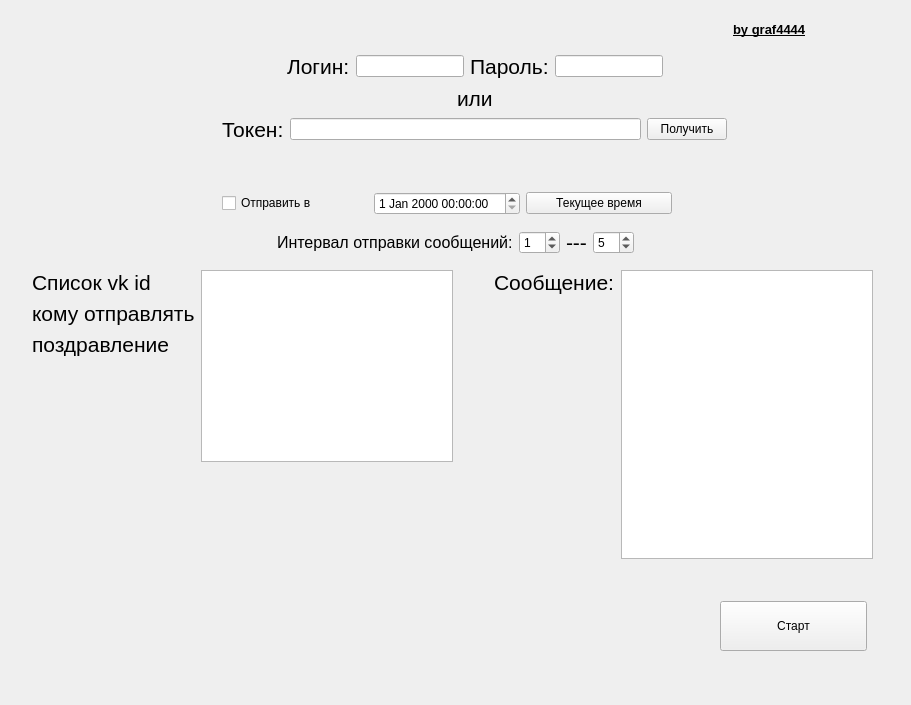
<?xml version="1.0" encoding="UTF-8"?>
<ui version="4.0">
 <class>Form</class>
 <widget class="QWidget" name="Form">
  <property name="geometry">
   <rect>
    <x>0</x>
    <y>0</y>
    <width>911</width>
    <height>705</height>
   </rect>
  </property>
  <property name="windowTitle">
   <string>Form</string>
  </property>
  <layout class="QGridLayout" name="gridLayout_9">
   <item row="0" column="4">
    <spacer name="verticalSpacer_6">
     <property name="orientation">
      <enum>Qt::Vertical</enum>
     </property>
     <property name="sizeHint" stdset="0">
      <size>
       <width>20</width>
       <height>32</height>
      </size>
     </property>
    </spacer>
   </item>
   <item row="1" column="1">
    <spacer name="horizontalSpacer_9">
     <property name="orientation">
      <enum>Qt::Horizontal</enum>
     </property>
     <property name="sizeHint" stdset="0">
      <size>
       <width>119</width>
       <height>20</height>
      </size>
     </property>
    </spacer>
   </item>
   <item row="1" column="2" rowspan="2" colspan="5">
    <layout class="QGridLayout" name="gridLayout_5">
     <item row="3" column="1">
      <spacer name="horizontalSpacer_7">
       <property name="orientation">
        <enum>Qt::Horizontal</enum>
       </property>
       <property name="sizeHint" stdset="0">
        <size>
         <width>40</width>
         <height>20</height>
        </size>
       </property>
      </spacer>
     </item>
     <item row="3" column="3">
      <spacer name="verticalSpacer_2">
       <property name="orientation">
        <enum>Qt::Vertical</enum>
       </property>
       <property name="sizeHint" stdset="0">
        <size>
         <width>20</width>
         <height>40</height>
        </size>
       </property>
      </spacer>
     </item>
     <item row="2" column="6">
      <spacer name="horizontalSpacer_6">
       <property name="orientation">
        <enum>Qt::Horizontal</enum>
       </property>
       <property name="sizeHint" stdset="0">
        <size>
         <width>40</width>
         <height>20</height>
        </size>
       </property>
      </spacer>
     </item>
     <item row="3" column="5" colspan="2">
      <spacer name="horizontalSpacer_8">
       <property name="orientation">
        <enum>Qt::Horizontal</enum>
       </property>
       <property name="sizeHint" stdset="0">
        <size>
         <width>40</width>
         <height>20</height>
        </size>
       </property>
      </spacer>
     </item>
     <item row="2" column="0">
      <spacer name="horizontalSpacer_5">
       <property name="orientation">
        <enum>Qt::Horizontal</enum>
       </property>
       <property name="sizeHint" stdset="0">
        <size>
         <width>40</width>
         <height>20</height>
        </size>
       </property>
      </spacer>
     </item>
     <item row="0" column="1" colspan="6">
      <layout class="QGridLayout" name="gridLayout_4">
       <item row="0" column="0" rowspan="2">
        <spacer name="horizontalSpacer_3">
         <property name="orientation">
          <enum>Qt::Horizontal</enum>
         </property>
         <property name="sizeHint" stdset="0">
          <size>
           <width>40</width>
           <height>20</height>
          </size>
         </property>
        </spacer>
       </item>
       <item row="0" column="1" colspan="3">
        <layout class="QGridLayout" name="gridLayout_3">
         <item row="0" column="0">
          <layout class="QHBoxLayout" name="horizontalLayout_2">
           <item>
            <widget class="QLabel" name="label_10">
             <property name="font">
              <font>
               <pointsize>16</pointsize>
              </font>
             </property>
             <property name="text">
              <string>Логин:</string>
             </property>
            </widget>
           </item>
           <item>
            <widget class="QLineEdit" name="lineEdit"/>
           </item>
          </layout>
         </item>
         <item row="0" column="1">
          <layout class="QHBoxLayout" name="horizontalLayout_4">
           <item>
            <widget class="QLabel" name="label_11">
             <property name="font">
              <font>
               <pointsize>16</pointsize>
              </font>
             </property>
             <property name="text">
              <string>Пароль:</string>
             </property>
            </widget>
           </item>
           <item>
            <widget class="QLineEdit" name="lineEdit_2"/>
           </item>
          </layout>
         </item>
        </layout>
       </item>
       <item row="0" column="4">
        <spacer name="horizontalSpacer_4">
         <property name="orientation">
          <enum>Qt::Horizontal</enum>
         </property>
         <property name="sizeHint" stdset="0">
          <size>
           <width>40</width>
           <height>20</height>
          </size>
         </property>
        </spacer>
       </item>
       <item row="1" column="2" rowspan="2">
        <widget class="QLabel" name="label_12">
         <property name="font">
          <font>
           <pointsize>16</pointsize>
          </font>
         </property>
         <property name="text">
          <string>или</string>
         </property>
        </widget>
       </item>
       <item row="2" column="1">
        <spacer name="horizontalSpacer">
         <property name="orientation">
          <enum>Qt::Horizontal</enum>
         </property>
         <property name="sizeHint" stdset="0">
          <size>
           <width>40</width>
           <height>20</height>
          </size>
         </property>
        </spacer>
       </item>
       <item row="2" column="3">
        <spacer name="horizontalSpacer_2">
         <property name="orientation">
          <enum>Qt::Horizontal</enum>
         </property>
         <property name="sizeHint" stdset="0">
          <size>
           <width>40</width>
           <height>20</height>
          </size>
         </property>
        </spacer>
       </item>
       <item row="3" column="0" colspan="5">
        <layout class="QHBoxLayout" name="horizontalLayout">
         <item>
          <layout class="QHBoxLayout" name="horizontalLayout_3">
           <item>
            <widget class="QLabel" name="label_3">
             <property name="font">
              <font>
               <pointsize>16</pointsize>
              </font>
             </property>
             <property name="text">
              <string>Токен:</string>
             </property>
            </widget>
           </item>
           <item>
            <widget class="QLineEdit" name="lineEdit_token"/>
           </item>
          </layout>
         </item>
         <item>
          <widget class="QPushButton" name="pushButton_2">
           <property name="text">
            <string>Получить</string>
           </property>
          </widget>
         </item>
        </layout>
       </item>
      </layout>
     </item>
     <item row="2" column="1" colspan="5">
      <layout class="QGridLayout" name="gridLayout">
       <item row="0" column="0">
        <widget class="QCheckBox" name="checkBox">
         <property name="text">
          <string>Отправить в</string>
         </property>
        </widget>
       </item>
       <item row="0" column="1">
        <widget class="QDateTimeEdit" name="dateTimeEdit">
         <property name="dateTime">
          <datetime>
           <hour>0</hour>
           <minute>0</minute>
           <second>0</second>
           <year>2000</year>
           <month>1</month>
           <day>1</day>
          </datetime>
         </property>
        </widget>
       </item>
       <item row="0" column="2">
        <widget class="QPushButton" name="pushButton_3">
         <property name="text">
          <string>Текущее время</string>
         </property>
        </widget>
       </item>
      </layout>
     </item>
     <item row="3" column="2">
      <layout class="QGridLayout" name="gridLayout_2">
       <item row="0" column="0">
        <widget class="QLabel" name="label_8">
         <property name="font">
          <font>
           <pointsize>12</pointsize>
           <kerning>true</kerning>
          </font>
         </property>
         <property name="text">
          <string>Интервал отправки сообщений:</string>
         </property>
        </widget>
       </item>
       <item row="0" column="1">
        <widget class="QSpinBox" name="spinBox">
         <property name="value">
          <number>1</number>
         </property>
        </widget>
       </item>
       <item row="0" column="2">
        <widget class="QLabel" name="label_9">
         <property name="font">
          <font>
           <pointsize>16</pointsize>
           <kerning>true</kerning>
          </font>
         </property>
         <property name="text">
          <string>---</string>
         </property>
        </widget>
       </item>
       <item row="0" column="3">
        <widget class="QSpinBox" name="spinBox_2">
         <property name="value">
          <number>5</number>
         </property>
        </widget>
       </item>
      </layout>
     </item>
     <item row="1" column="3" colspan="2">
      <spacer name="verticalSpacer">
       <property name="orientation">
        <enum>Qt::Vertical</enum>
       </property>
       <property name="sizeHint" stdset="0">
        <size>
         <width>20</width>
         <height>40</height>
        </size>
       </property>
      </spacer>
     </item>
    </layout>
   </item>
   <item row="1" column="7">
    <spacer name="horizontalSpacer_10">
     <property name="orientation">
      <enum>Qt::Horizontal</enum>
     </property>
     <property name="sizeHint" stdset="0">
      <size>
       <width>119</width>
       <height>20</height>
      </size>
     </property>
    </spacer>
   </item>
   <item row="2" column="3">
    <spacer name="verticalSpacer_5">
     <property name="orientation">
      <enum>Qt::Vertical</enum>
     </property>
     <property name="sizeHint" stdset="0">
      <size>
       <width>20</width>
       <height>184</height>
      </size>
     </property>
    </spacer>
   </item>
   <item row="3" column="0">
    <spacer name="horizontalSpacer_13">
     <property name="orientation">
      <enum>Qt::Horizontal</enum>
     </property>
     <property name="sizeHint" stdset="0">
      <size>
       <width>26</width>
       <height>20</height>
      </size>
     </property>
    </spacer>
   </item>
   <item row="3" column="1" colspan="8">
    <layout class="QGridLayout" name="gridLayout_8">
     <item row="0" column="0">
      <layout class="QGridLayout" name="gridLayout_6">
       <item row="0" column="0">
        <layout class="QVBoxLayout" name="verticalLayout">
         <item>
          <widget class="QLabel" name="label_5">
           <property name="font">
            <font>
             <pointsize>16</pointsize>
            </font>
           </property>
           <property name="text">
            <string>Список vk id</string>
           </property>
          </widget>
         </item>
         <item>
          <widget class="QLabel" name="label_6">
           <property name="font">
            <font>
             <pointsize>16</pointsize>
            </font>
           </property>
           <property name="text">
            <string>кому отправлять</string>
           </property>
          </widget>
         </item>
         <item>
          <widget class="QLabel" name="label_7">
           <property name="font">
            <font>
             <pointsize>16</pointsize>
            </font>
           </property>
           <property name="text">
            <string>поздравление</string>
           </property>
          </widget>
         </item>
        </layout>
       </item>
       <item row="0" column="1" rowspan="2">
        <widget class="QTextEdit" name="textEdit"/>
       </item>
       <item row="1" column="0">
        <spacer name="verticalSpacer_3">
         <property name="orientation">
          <enum>Qt::Vertical</enum>
         </property>
         <property name="sizeHint" stdset="0">
          <size>
           <width>20</width>
           <height>40</height>
          </size>
         </property>
        </spacer>
       </item>
       <item row="2" column="0" colspan="2">
        <widget class="QLabel" name="label">
         <property name="minimumSize">
          <size>
           <width>0</width>
           <height>91</height>
          </size>
         </property>
         <property name="font">
          <font>
           <pointsize>10</pointsize>
           <weight>75</weight>
           <bold>true</bold>
           <underline>true</underline>
          </font>
         </property>
         <property name="text">
          <string/>
         </property>
        </widget>
       </item>
      </layout>
     </item>
     <item row="0" column="1">
      <spacer name="horizontalSpacer_11">
       <property name="orientation">
        <enum>Qt::Horizontal</enum>
       </property>
       <property name="sizeHint" stdset="0">
        <size>
         <width>40</width>
         <height>20</height>
        </size>
       </property>
      </spacer>
     </item>
     <item row="0" column="2">
      <layout class="QGridLayout" name="gridLayout_7">
       <item row="0" column="0">
        <widget class="QLabel" name="label_4">
         <property name="font">
          <font>
           <pointsize>16</pointsize>
          </font>
         </property>
         <property name="text">
          <string>Сообщение:</string>
         </property>
        </widget>
       </item>
       <item row="0" column="1" rowspan="2">
        <widget class="QTextEdit" name="textEdit_2"/>
       </item>
       <item row="1" column="0">
        <spacer name="verticalSpacer_4">
         <property name="orientation">
          <enum>Qt::Vertical</enum>
         </property>
         <property name="sizeHint" stdset="0">
          <size>
           <width>20</width>
           <height>40</height>
          </size>
         </property>
        </spacer>
       </item>
      </layout>
     </item>
    </layout>
   </item>
   <item row="3" column="9">
    <spacer name="horizontalSpacer_12">
     <property name="orientation">
      <enum>Qt::Horizontal</enum>
     </property>
     <property name="sizeHint" stdset="0">
      <size>
       <width>26</width>
       <height>20</height>
      </size>
     </property>
    </spacer>
   </item>
   <item row="4" column="7">
    <spacer name="verticalSpacer_7">
     <property name="orientation">
      <enum>Qt::Vertical</enum>
     </property>
     <property name="sizeHint" stdset="0">
      <size>
       <width>20</width>
       <height>33</height>
      </size>
     </property>
    </spacer>
   </item>
   <item row="5" column="5">
    <spacer name="horizontalSpacer_14">
     <property name="orientation">
      <enum>Qt::Horizontal</enum>
     </property>
     <property name="sizeHint" stdset="0">
      <size>
       <width>488</width>
       <height>20</height>
      </size>
     </property>
    </spacer>
   </item>
   <item row="5" column="8" colspan="2">
    <spacer name="horizontalSpacer_15">
     <property name="orientation">
      <enum>Qt::Horizontal</enum>
     </property>
     <property name="sizeHint" stdset="0">
      <size>
       <width>32</width>
       <height>20</height>
      </size>
     </property>
    </spacer>
   </item>
   <item row="6" column="7">
    <spacer name="verticalSpacer_8">
     <property name="orientation">
      <enum>Qt::Vertical</enum>
     </property>
     <property name="sizeHint" stdset="0">
      <size>
       <width>20</width>
       <height>32</height>
      </size>
     </property>
    </spacer>
   </item>
   <item row="5" column="6" colspan="2">
    <widget class="QPushButton" name="pushButton">
     <property name="minimumSize">
      <size>
       <width>100</width>
       <height>50</height>
      </size>
     </property>
     <property name="text">
      <string>Старт</string>
     </property>
    </widget>
   </item>
   <item row="0" column="7">
    <widget class="QLabel" name="label_2">
     <property name="font">
      <font>
       <pointsize>10</pointsize>
       <weight>75</weight>
       <bold>true</bold>
       <underline>true</underline>
      </font>
     </property>
     <property name="text">
      <string>by graf4444</string>
     </property>
    </widget>
   </item>
   <item row="6" column="6">
    <widget class="QLabel" name="label_13">
     <property name="text">
      <string/>
     </property>
    </widget>
   </item>
  </layout>
 </widget>
 <resources/>
 <connections/>
</ui>
